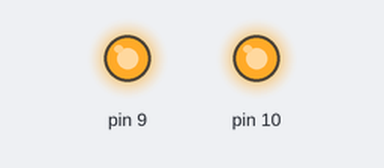
A sketch run on a simulated Arduino Uno, built with avr-gcc and run on an emulated ATmega328P. Shown: output pins drawn as LEDs (lit = HIGH).

Above: at 0.1 s.
Timing chart, 0 to 1.6 s (numbered marks = the images above):
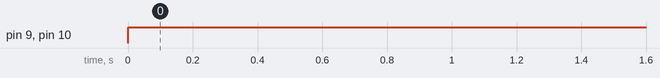

The sketch:

led-matrix.ino
```cpp
void setup()
{
  pinMode(9, OUTPUT);
  pinMode(10, OUTPUT);

}

void loop()
{
 digitalWrite(9,HIGH);
 digitalWrite(10,HIGH);
}
```

Measured:
- by itself, pin 9, pin 10: LOW → HIGH at 0.00 s
